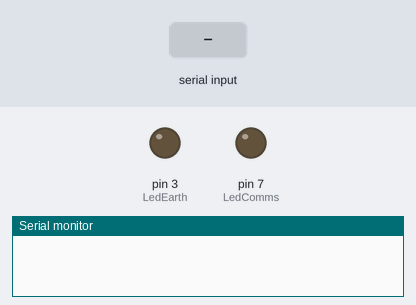
Recording of a sketch running on a simulated Arduino Uno, built with avr-gcc and run on an emulated ATmega328P. On the bench: output pins drawn as LEDs (lit = HIGH), the last lines printed to the serial monitor. The test bench sets the inputs (shaded band).

Above: at 1.2 s.
1.3 s: "1\n" received over the second serial link
At 2.1 s:
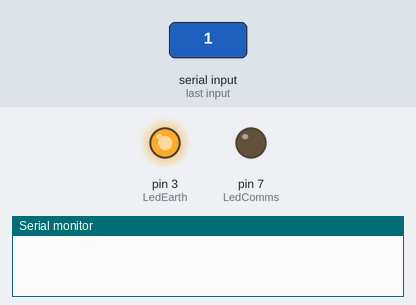
At 9.0 s:
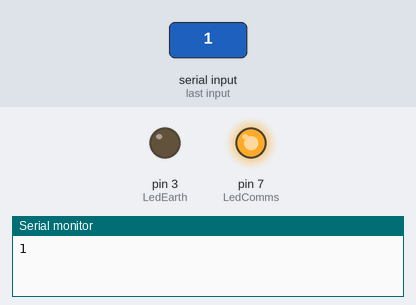
Timing chart, 0 to 9.8 s (numbered marks = the images above; inputs shaded):
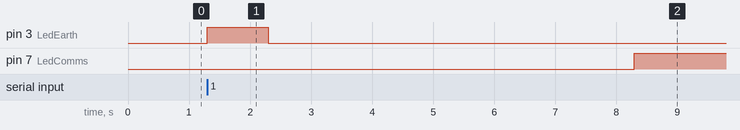

Measured:
- after the input at 1.3 s, pin 3 (LedEarth): LOW → HIGH at once, → LOW 1.0 s later; pin 7 (LedComms): LOW → HIGH after 7.0 s instead of 5.7 s

The sketch:

tierrav1.ino
```cpp
#include <SoftwareSerial.h>
int i;
SoftwareSerial mySerial(10, 11); // RX, TX

long nextMillis1; // Enviar mensaje para recibir datos
long nextMillis2; // Apagar led de recibir datos
long nextMillis3; // Error de comunicaciones

const int interval1 = 3000;
const int interval2 = 1000;
const int interval3 = 7000;

const int LedEarth = 3;    //Recibe datos
const int LedComms = 7;   //Error de comunicacions

void setup() {
   Serial.begin(9600);
   mySerial.begin(9600);
   mySerial.println("Empezamos");
   i=1;

   pinMode(LedEarth, OUTPUT);
   pinMode(LedComms, OUTPUT);
   nextMillis1 = millis() + interval1;
   nextMillis2 = millis();
   nextMillis3 = millis() + interval3;
}

void loop() {
   if(Serial.available()) {
      String orden = Serial.readStringUntil('\n'); // Lee orden de la interfaz
      mySerial.println(orden);
   }
   if (millis() >= nextMillis2){
      digitalWrite(LedEarth, LOW);
   }
   if (millis() >= nextMillis1){
      mySerial.print("Envio: ");
      mySerial.println(i);
      i=i+1;
      nextMillis1 = millis() + interval1;
   }
   if (mySerial.available()) {
      digitalWrite(LedEarth, HIGH);          // Recibe datos
      nextMillis2 = millis() + interval2;
      digitalWrite(LedComms, LOW);           // No hay error de comunicaciones
      nextMillis3 = millis() + interval3;

      String mensaje = mySerial.readString();
      Serial.print(mensaje);                 // Envia datos a python
   }
   else if (millis() >= nextMillis3)
      digitalWrite(LedComms, HIGH);    // Error de comunicaciones descubierto
}
```
